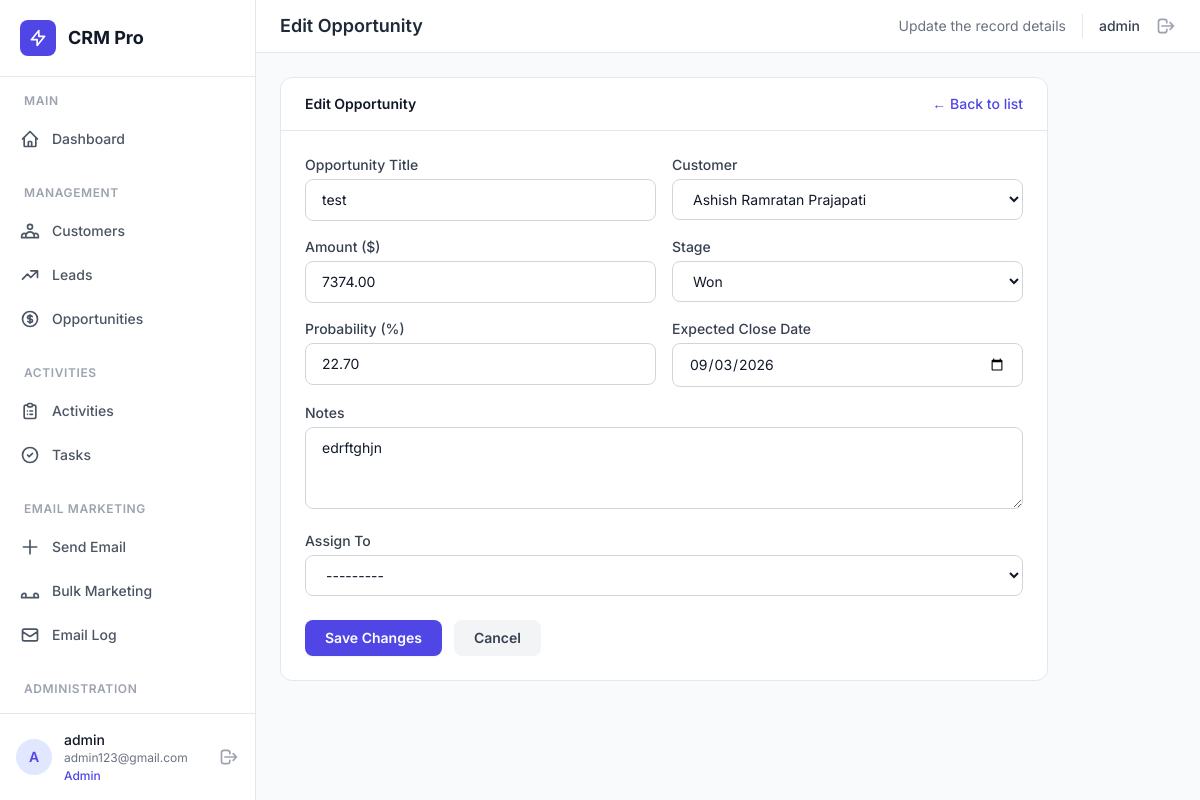
The page /crm/opportunity/1/edit/ (signed in) on the database its author committed.
### user/models.py (models this page shows, shortened)
class User(models.Model):
    id = models.AutoField(primary_key=True)
    user_name = models.CharField(max_length=100, unique=True)
    password = models.CharField(max_length=256)
    email = models.EmailField(unique=True)
    is_active = models.BooleanField(default=True)
    is_admin = models.BooleanField(default=False)
    created_at = models.DateTimeField(auto_now_add=True)
    def __str__(self):
        return self.user_name

class Opportunity(models.Model):
    Stage_Choices = [
        ("Prospecting", "Prospecting"),
        ("Qualified", "Qualified"),
        ("Proposal", "Proposal"),
        ("Negotiation", "Negotiation"),
        ("Won", "Won"),
        ("Lost", "Lost"),
    ]
    id = models.AutoField(primary_key=True)
    title = models.CharField(max_length=100)
    customer = models.ForeignKey(Customer, on_delete=models.CASCADE)
    amount = models.DecimalField(max_digits=10, decimal_places=2)
    stage = models.CharField(
        max_length=20, choices=Stage_Choices, default="Prospecting"
    )
    probability = models.DecimalField(max_digits=5, decimal_places=2, default=0.00)
    expected_close_date = models.DateField()
    notes = models.TextField(blank=True, null=True)
    assign_to = models.ForeignKey(
        User, on_delete=models.SET_NULL, null=True, blank=True, related_name="assigned_opportunities"
    )
    created_at = models.DateTimeField(auto_now_add=True)
    updated_at = models.DateTimeField(auto_now=True)

### user/views.py (the view)
# urls.py: path("opportunity/<int:pk>/edit/", views.opportunity_update, name="opportunity_update"),
def opportunity_update(request, pk):
    current_user = _require_login(request)
    if not current_user:
        return redirect("login")
    opportunity = get_object_or_404(Opportunity, pk=pk)
    if not _can_access(current_user, opportunity):
        return _deny(request, "opportunity_list")
    if request.method == "POST":
        form = OpportunityForm(request.POST, instance=opportunity, user=current_user)
        if form.is_valid():
            form.save()
            messages.success(request, "Opportunity updated successfully!")
            return redirect("opportunity_list")
    else:
        form = OpportunityForm(instance=opportunity, user=current_user)
    context = {
        "form": form,
        "title": "Edit Opportunity",
        "entity": opportunity,
        "current_user": current_user,
        "cancel_url": "opportunity_list",
    }
    return render(request, "user/edit_form.html", context)

### user/forms.py (called while the page is built)
def _users_for_assignment():
    return User.objects.filter(is_active=True)

def _visible_customer_qs(user):
    if user is not None and not user.is_admin:
        return Customer.objects.filter(assign_to=user)
    return Customer.objects.all()

    def _apply_assignment(self, user):
        if "assign_to" not in self.fields:
            return
        if user is not None and not user.is_admin:
            self.fields.pop("assign_to")
        else:
            self.fields["assign_to"].queryset = _users_for_assignment()

### user/models.py (called while the page is built)
    def __str__(self):
        return self.customer_name

### user/views.py (called while the page is built)
def _require_login(request):
    user_id = request.session.get("user_id")
    if not user_id:
        return None
    try:
        return User.objects.get(id=user_id)
    except User.DoesNotExist:
        return None

def _can_access(user, record):
    if user.is_admin:
        return True
    assignee = getattr(record, "assign_to", None)
    return assignee is not None and assignee.id == user.id

### user/templates/user/edit_form.html (shortened to what this page needs)
{% extends "base.html" %}
{% load static %}
{% block page_title %}{{ title }}{% endblock %}
{% block page_subtitle %}Update the record details{% endblock %}
{% block content %}
<div class="max-w-3xl">
    <div class="bg-white rounded-xl border border-gray-200 overflow-hidden">
        <div class="px-6 py-4 border-b border-gray-200 flex items-center justify-between">
            <h3 class="text-sm font-semibold text-gray-900">{{ title }}</h3>
            <a href="{% url cancel_url %}" class="text-sm text-indigo-600 hover:text-indigo-700 font-medium">← Back to list</a>
        </div>
        <form method="POST" class="p-6">
            <div class="grid grid-cols-1 md:grid-cols-2 gap-4">
                {% for field in form %}
                <div class="{% if field.field.widget.input_type == 'textarea' or field.field.widget.input_type == 'date' and not field.label|slice:':5' %} {% endif %} {% if forloop.counter > 6 %}md:col-span-2{% endif %}">
                    <label class="block text-sm font-medium text-gray-700 mb-1">{{ field.label }}</label>
                    {% if field.field.widget.input_type == 'checkbox' %}
                        <div class="flex items-center">
                            {{ field }}
                            <span class="ml-2 text-sm text-gray-600">{{ field.help_text }}</span>
                        </div>
                    {% else %}
                        {{ field }}
                    {% endif %}
                </div>
                {% endfor %}
            </div>
            <div class="mt-6 flex items-center gap-3">
                <button type="submit" class="bg-indigo-600 text-white px-5 py-2 rounded-lg text-sm font-semibold hover:bg-indigo-700 transition-colors shadow-sm">
                    Save Changes
                </button>
                <a href="{% url cancel_url %}" class="px-5 py-2 rounded-lg text-sm font-semibold bg-gray-100 text-gray-700 hover:bg-gray-200 transition-colors">
                    Cancel
                </a>
            </div>
        </form>
    </div>
</div>
{% endblock %}

### user/templates/base.html (shortened to what this page needs)
<!DOCTYPE html>
<html lang="en">
<head>
    <script src="https://cdn.tailwindcss.com"></script>
</head>
<body class="bg-gray-50 text-gray-900">
    <div class="flex min-h-screen">
        <aside id="sidebar" class="w-64 bg-white border-r border-gray-200 flex flex-col fixed h-full z-30 transition-transform duration-300">
            <div class="p-5 border-b border-gray-200">
                <div class="flex items-center gap-3">
                    <div class="w-9 h-9 bg-indigo-600 rounded-lg flex items-center justify-center">
                        <svg class="w-5 h-5 text-white" fill="none" stroke="currentColor" viewBox="0 0 24 24">
                            <path stroke-linecap="round" stroke-linejoin="round" stroke-width="2" d="M13 10V3L4 14h7v7l9-11h-7z"/>
                        </svg>
                    </div>
                    <span class="text-lg font-bold text-gray-900">CRM Pro</span>
                </div>
            </div>
            <nav class="flex-1 py-4 overflow-y-auto">
                <div class="px-3 mb-2">
                    <p class="text-xs font-semibold text-gray-400 uppercase tracking-wider px-3 mb-2">Main</p>
                </div>
                <a href="{% url 'user_home' %}" class="sidebar-link flex items-center gap-3 px-5 py-3 text-sm font-medium text-gray-600 {% if request.resolver_match.url_name == 'user_home' %}active{% endif %}">
                    <svg class="w-5 h-5" fill="none" stroke="currentColor" viewBox="0 0 24 24"><path stroke-linecap="round" stroke-linejoin="round" stroke-width="2" d="M3 12l2-2m0 0l7-7 7 7M5 10v10a1 1 0 001 1h3m10-11l2 2m-2-2v10a1 1 0 01-1 1h-3m-6 0a1 1 0 001-1v-4a1 1 0 011-1h2a1 1 0 011 1v4a1 1 0 001 1m-6 0h6"/></svg>
                    Dashboard
                </a>
                <div class="px-3 mt-6 mb-2">
                    <p class="text-xs font-semibold text-gray-400 uppercase tracking-wider px-3 mb-2">Management</p>
                </div>
                <a href="{% url 'customer_list' %}" class="sidebar-link flex items-center gap-3 px-5 py-3 text-sm font-medium text-gray-600 {% if request.resolver_match.url_name == 'customer_list' %}active{% endif %}">
                    Customers
                </a>
                <a href="{% url 'lead_list' %}" class="sidebar-link flex items-center gap-3 px-5 py-3 text-sm font-medium text-gray-600 {% if request.resolver_match.url_name == 'lead_list' %}active{% endif %}">
                    <svg class="w-5 h-5" fill="none" stroke="currentColor" viewBox="0 0 24 24"><path stroke-linecap="round" stroke-linejoin="round" stroke-width="2" d="M13 7h8m0 0v8m0-8l-8 8-4-4-6 6"/></svg>
                    Leads
                </a>
                <a href="{% url 'opportunity_list' %}" class="sidebar-link flex items-center gap-3 px-5 py-3 text-sm font-medium text-gray-600 {% if request.resolver_match.url_name == 'opportunity_list' %}active{% endif %}">
                    Opportunities
                </a>
                <div class="px-3 mt-6 mb-2">
                    <p class="text-xs font-semibold text-gray-400 uppercase tracking-wider px-3 mb-2">Activities</p>
                </div>
                <a href="{% url 'activity_list' %}" class="sidebar-link flex items-center gap-3 px-5 py-3 text-sm font-medium text-gray-600 {% if request.resolver_match.url_name == 'activity_list' %}active{% endif %}">
                    <svg class="w-5 h-5" fill="none" stroke="currentColor" viewBox="0 0 24 24"><path stroke-linecap="round" stroke-linejoin="round" stroke-width="2" d="M9 5H7a2 2 0 00-2 2v12a2 2 0 002 2h10a2 2 0 002-2V7a2 2 0 00-2-2h-2M9 5a2 2 0 002 2h2a2 2 0 002-2M9 5a2 2 0 012-2h2a2 2 0 012 2m-3 7h3m-3 4h3m-6-4h.01M9 16h.01"/></svg>
                    Activities
                </a>
                <a href="{% url 'task_list' %}" class="sidebar-link flex items-center gap-3 px-5 py-3 text-sm font-medium text-gray-600 {% if request.resolver_match.url_name == 'task_list' %}active{% endif %}">
                    <svg class="w-5 h-5" fill="none" stroke="currentColor" viewBox="0 0 24 24"><path stroke-linecap="round" stroke-linejoin="round" stroke-width="2" d="M9 12l2 2 4-4m6 2a9 9 0 11-18 0 9 9 0 0118 0z"/></svg>
                    Tasks
                </a>
                <div class="px-3 mt-6 mb-2">
                    <p class="text-xs font-semibold text-gray-400 uppercase tracking-wider px-3 mb-2">Email Marketing</p>
                </div>
                <a href="{% url 'email_compose' %}" class="sidebar-link flex items-center gap-3 px-5 py-3 text-sm font-medium text-gray-600 {% if request.resolver_match.url_name == 'email_compose' %}active{% endif %}">
                    <svg class="w-5 h-5" fill="none" stroke="currentColor" viewBox="0 0 24 24"><path stroke-linecap="round" stroke-linejoin="round" stroke-width="2" d="M12 4v16m8-8H4"/></svg>
                    Send Email
                </a>
                <a href="{% url 'email_bulk' %}" class="sidebar-link flex items-center gap-3 px-5 py-3 text-sm font-medium text-gray-600 {% if request.resolver_match.url_name == 'email_bulk' %}active{% endif %}">
                    <svg class="w-5 h-5" fill="none" stroke="currentColor" viewBox="0 0 24 24"><path stroke-linecap="round" stroke-linejoin="round" stroke-width="2" d="M17 20h5v-2a3 3 0 00-5.356-1.857M17 20H7m10 0v-2c0-.656-.126-1.283-.356-1.857M7 20H2v-2a3 3 0 015.356-1.857M7 20v-2c0-.656.126-1.283.356-1.857"/></svg>
                    Bulk Marketing
                </a>
                <a href="{% url 'email_log' %}" class="sidebar-link flex items-center gap-3 px-5 py-3 text-sm font-medium text-gray-600 {% if request.resolver_match.url_name == 'email_log' %}active{% endif %}">
                    <svg class="w-5 h-5" fill="none" stroke="currentColor" viewBox="0 0 24 24"><path stroke-linecap="round" stroke-linejoin="round" stroke-width="2" d="M3 8l7.89 5.26a2 2 0 002.22 0L21 8M5 19h14a2 2 0 002-2V7a2 2 0 00-2-2H5a2 2 0 00-2 2v10a2 2 0 002 2z"/></svg>
                    Email Log
                </a>
                {% if current_user.is_admin %}
                <div class="px-3 mt-6 mb-2">
                    <p class="text-xs font-semibold text-gray-400 uppercase tracking-wider px-3 mb-2">Administration</p>
                </div>
                <a href="{% url 'user_list' %}" class="sidebar-link flex items-center gap-3 px-5 py-3 text-sm font-medium text-gray-600 {% if request.resolver_match.url_name == 'user_list' %}active{% endif %}">
                </a>
                {% endif %}
            </nav>
            <div class="p-4 border-t border-gray-200">
                <div class="flex items-center gap-3">
                    <div class="w-9 h-9 bg-indigo-100 rounded-full flex items-center justify-center">
                        <span class="text-sm font-semibold text-indigo-600">{{ current_user.user_name|first|upper }}</span>
                    </div>
                    <div class="flex-1 min-w-0">
                        <p class="text-sm font-medium text-gray-900 truncate">{{ current_user.user_name }}</p>
                        <p class="text-xs text-gray-500 truncate">{{ current_user.email }}</p>
                        <p class="text-xs mt-0.5 font-medium {% if current_user.is_admin %}text-indigo-600{% else %}text-gray-400{% endif %}">
                            {% if current_user.is_admin %}Admin{% else %}User{% endif %}
                        </p>
                    </div>
                    <a href="{% url 'logout' %}" class="text-gray-400 hover:text-red-500 transition-colors" title="Logout">
                        <svg class="w-5 h-5" fill="none" stroke="currentColor" viewBox="0 0 24 24"><path stroke-linecap="round" stroke-linejoin="round" stroke-width="2" d="M17 16l4-4m0 0l-4-4m4 4H7m6 4v1a3 3 0 01-3 3H6a3 3 0 01-3-3V7a3 3 0 013-3h4a3 3 0 013 3v1"/></svg>
                    </a>
                </div>
            </div>
        </aside>
        <div class="flex-1 ml-64">
            <header class="bg-white border-b border-gray-200 px-6 py-3 sticky top-0 z-10">
                <div class="flex items-center justify-between">
                    <div class="flex items-center gap-4">
                        <h1 class="text-lg font-semibold text-gray-800">{% block page_title %}Dashboard{% endblock %}</h1>
                    </div>
                    <div class="flex items-center gap-4">
                        <span class="text-sm text-gray-500">{% block page_subtitle %}{% endblock %}</span>
                        <span class="text-sm font-medium text-gray-700">{{ current_user.user_name }}</span>
                        <a href="{% url 'logout' %}" class="text-gray-400 hover:text-red-500 transition-colors" title="Sign Out">
                            <svg class="w-5 h-5" fill="none" stroke="currentColor" viewBox="0 0 24 24"><path stroke-linecap="round" stroke-linejoin="round" stroke-width="2" d="M17 16l4-4m0 0l-4-4m4 4H7m6 4v1a3 3 0 01-3 3H6a3 3 0 01-3-3V7a3 3 0 013-3h4a3 3 0 013 3v1"/></svg>
                        </a>
                    </div>
                </div>
            </header>
            <main class="p-6">
                {% block content %}{% endblock %}
            </main>
        </div>
    </div>
</body>
</html>

### user/templates/base.html (style rules this page uses)
body { font-family: 'Inter', sans-serif; }

### rows shown on the page
User: user_name|first "A", user_name "admin", email "admin123@gmail.com"
Opportunity: form "test" "Ashish Ramratan Prajapati" "7374.00" "Won" "22.70" "09/03/2026" "edrftghjn" "---------"

### other values the page prints
{{ title }} "Edit Opportunity"
{{ field.label }} "Opportunity Title" "Customer" "Amount ($)" "Stage" "Probability (%)" "Expected Close Date" "Notes" "Assign To"
